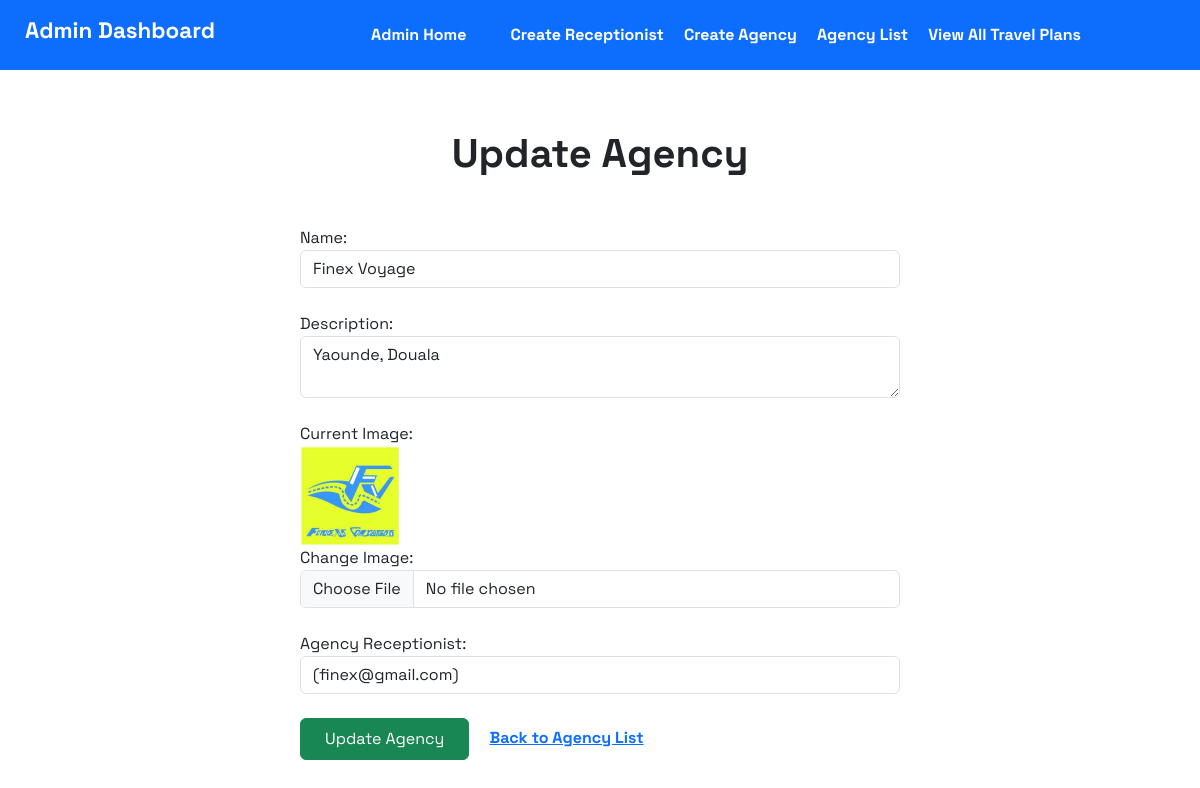
The app's page /agency/update/1/ with its own data.
### accounts/models.py (models this page shows, shortened)
class Agency(models.Model):
    name = models.CharField(max_length=255)
    image = models.ImageField(upload_to='image/agency/')
    description = models.TextField()
    agency_receptionist = models.ForeignKey(settings.AUTH_USER_MODEL, on_delete=models.SET_NULL,
        null=True, limit_choices_to={'roles': 'agency_receptionist'},related_name='managed_agencies'
    )

### accounts/views.py (the view, shortened to what this page needs)
# urls.py: path('agency/update/<int:agency_id>/', views.update_agency_view, name='update_agency'),
def update_agency_view(request, agency_id):
    agency = get_object_or_404(Agency, id=agency_id)
    receptionists = User.objects.filter(roles='agency_receptionist')
    return render(request, 'pages/Admin/updateagency.html', {'agency': agency,'receptionists': receptionists})

### accounts/templates/pages/Admin/updateagency.html (shortened to what this page needs)
<!DOCTYPE html>
<html lang="en">
<head>
    <link rel="stylesheet" href="../../../static/css/styles.css">
    <link href="https://cdn.jsdelivr.net/npm/bootstrap@5.3.3/dist/css/bootstrap.min.css" rel="stylesheet"
>
    <link rel="stylesheet" href="https://cdnjs.cloudflare.com/ajax/libs/font-awesome/6.5.2/css/all.min.css"
 />
</head>
<body>
    <header>
        <nav class="navbar navbar-expand-lg navbar-dark bg-primary ">
            <div class="container-fluid">
                <h4 class="btn navbar-brand" href="#">Admin Dashboard</h4>
                <div class="mx-auto collapse navbar-collapse justify-content-end" id="navbarNav">
                    <ul class="navbar-nav mx-auto">
                        <li class="nav-item">
                            <a class="link me-4" href="{% url 'admin_home' %}">Admin Home</a>
                        </li>
                        <li class="nav-item">
                            <a class="" href="{% url 'create_receptionist' %}">Create Receptionist</a>
                        </li>
                        <li class="nav-item">
                            <a href="{% url 'create_agency' %}">Create Agency</a>
                        </li>
                        <li class="nav-item">
                            <a href="{% url 'list_agencies' %}">Agency List</a>
                        </li>
                        <li class="nav-item">
                            <a href="{% url 'list_all_travel_plans' %}">View All Travel Plans</a>
                        </li>
                    </ul>
                </div>
            </div>
        </nav>
    </header>
    <h1 class="text-center title mb-5">Update Agency</h1>
    <form class="mx-auto mb-5" style="max-width: 600px; width: 100%;" method="POST" enctype="multipart/form-data" >
        <label for="name">Name:</label>
        <input class="form-control" type="text" id="name" name="name" value="{{ agency.name }}" required><br>
        <label for="description">Description:</label>
        <textarea class="form-control" id="description" name="description" required>{{ agency.description }}</textarea><br>
        <label for="image">Current Image:</label><br>
        <img  src="{{ agency.image.url }}" alt="{{ agency.name }}" width="100"><br>
        <label for="image">Change Image:</label>
        <input class="form-control" type="file" id="image" name="image"><br>
        <label for="agency_receptionist">Agency Receptionist:</label>
        <select class="form-control" id="agency_receptionist" name="agency_receptionist">
            {% for receptionist in receptionists %}
                <option value="{{ receptionist.id }}" {% if agency.agency_receptionist and agency.agency_receptionist.id == receptionist.id %}selected{% endif %}>
                    {{ receptionist.name }} ({{ receptionist.email }})
                </option>
            {% endfor %}
        </select><br>
        <button class="btn btn-success px-4 py-2" type="submit">Update Agency</button>
        <a class="link ms-3" href="{% url 'list_agencies' %}">Back to Agency List</a>
    </form>
</body>
</html>

### accounts/static/css/styles.css (style rules this page uses)
body { font-family: "Space Grotesk", sans-serif; margin: 0; padding: 0; transition: all 0.4s; }
nav .navbar-brand { font-size: 1.4em; font-weight: bold; color: white; }
nav a { font-weight: bold; padding-left: 20px; }
header { background: linear-gradient(rgba(0, 0, 0, 0.8), rgba(0, 0, 0, 0.5)), url("../image/agency/background.jpg") center center fixed no-repeat; background-size: cover; background-position: fixed; margin-bottom: 150px; }

### accounts/templates/pages/Admin/updateagency.html (style rules this page uses)
body { font-family: "Space Grotesk", sans-serif; }
header { margin: 0; padding: 0; height: 80px; background: none; }
.title { margin-top: 50px; font-weight: bold; }
.nav-item a { color: white; text-decoration: none; }
.link { font-weight: bold; }

### records on screen
Agency: name "Finex Voyage", description "Yaounde, Douala", image (picture), agency_receptionist "(finex@gmail.com)"
